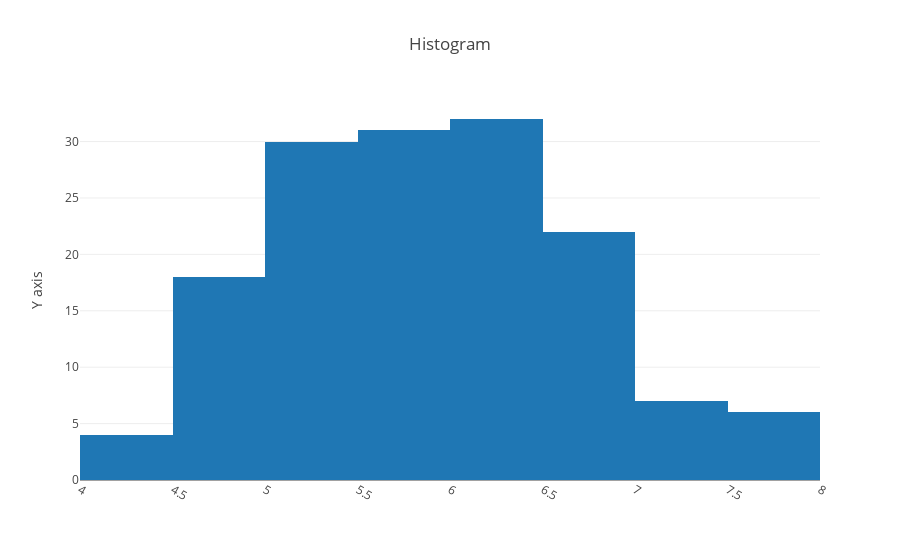

Notebook source saved alongside this figure:
### Markdown cell above
## Histogram

### Code cell
def go_hist(df, col):
    gohist = go.Histogram(x = df[col],
                          histfunc = "count",
                          name = col)
    return gohist

trace = go_hist(iris, "sepal_length")
traces = [trace]
layout = go.Layout(title = 'Histogram', xaxis=dict(tickangle=30), yaxis = dict(title = 'Y axis'), bargap = 0, bargroupgap = 0)
fig = go.Figure(data=traces, layout=layout)
# path_html = plotly.offline.plot(fig, filename="output/hist.html", auto_open=False, show_link=False)
plotly.offline.iplot(fig)

### Figure 1 — Plotly figure (JSON) as saved in the notebook; plotly's stock layout.template omitted (floating-point values rounded to 4 significant figures; data arrays with more than 128 entries replaced by an {"elided": "..."} marker saying what was removed)
{"data": [{"histfunc": "count", "name": "sepal_length", "type": "histogram", "uid": "088d005d-c0b8-4d09-a41d-9c47b7b701bb", "x": {"elided": "150 float values"}}], "layout": {"autosize": true, "bargap": 0, "bargroupgap": 0, "title": "Histogram", "xaxis": {"autorange": true, "range": [4, 8], "tickangle": 30, "type": "linear"}, "yaxis": {"autorange": true, "range": [0, 33.68], "title": "Y axis"}}}
